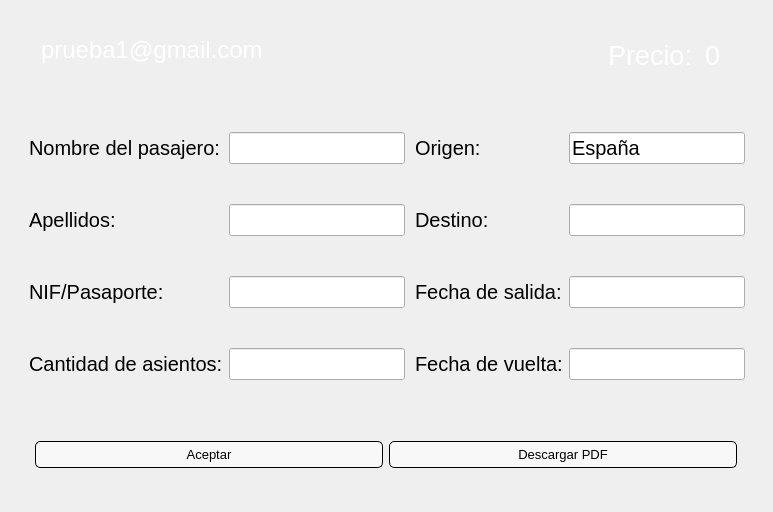
<?xml version="1.0" encoding="UTF-8"?>
<ui version="4.0">
 <class>GestionViajes</class>
 <widget class="QMainWindow" name="GestionViajes">
  <property name="geometry">
   <rect>
    <x>0</x>
    <y>0</y>
    <width>773</width>
    <height>512</height>
   </rect>
  </property>
  <property name="minimumSize">
   <size>
    <width>755</width>
    <height>485</height>
   </size>
  </property>
  <property name="maximumSize">
   <size>
    <width>16777215</width>
    <height>16777215</height>
   </size>
  </property>
  <property name="windowTitle">
   <string>Vuelos App</string>
  </property>
  <widget class="QWidget" name="principal">
   <property name="enabled">
    <bool>true</bool>
   </property>
   <property name="styleSheet">
    <string notr="true">#principal{
background-image: url(:/icons/recursos/media/billete.jpg);
background-repeat: no-repeat;
background-position: center;
background-attachment: fixed;
}
QTableWidget {
background-color: rgba(255, 255, 255, 150); /* Fondo blanco con 150 de opacidad (0-255) */
color: black; 
border: 1px solid #555; /* Borde gris */
padding: 5px; /* Espaciado interno */
}
QTableWidget::item {
padding: 5px; /* Espaciado interno en cada item */
color: black; 
margin: 5px; /* Espaciado externo en cada item */
}
QTableWidget::item:selected {
background-color: rgba(100, 100, 255, 200); /* Fondo azul al seleccionar un item */
color: black; /* Color del texto al seleccionar */
}
QTableWidget QTableCornerButton::section {
background-color: rgba(255, 255, 255, 50); /* Fondo semitransparente para las cabeceras */
color: black; /* Color del texto en las cabeceras */
border: 1px solid black; /* Borde negro */
}
QTableWidget::horizontalHeader {
background-color: rgba(255, 255, 255, 50); /* Fondo semitransparente para las cabeceras horizontales */
color: black; /* Color del texto en las cabeceras */
border: 1px solid black; /* Borde negro */
}
QPushButton {
background-color: rgba(255, 255, 255, 150); /* Fondo semitransparente para los botones */
color: black; /* Color del texto en los botones */
border: 1px solid black; /* Borde negro */
padding: 5px; /* Espaciado interno */
border-radius: 5px; /* Bordes redondeados */
}
QPushButton:hover {
background-color: rgba(200, 200, 200, 200); /* Fondo más oscuro al pasar el ratón */
}
QPushButton:pressed {
background-color: rgba(150, 150, 150, 200); /* Fondo aún más oscuro al presionar */
}</string>
   </property>
   <layout class="QVBoxLayout" name="verticalLayout_3">
    <property name="spacing">
     <number>6</number>
    </property>
    <property name="leftMargin">
     <number>17</number>
    </property>
    <property name="topMargin">
     <number>17</number>
    </property>
    <property name="rightMargin">
     <number>18</number>
    </property>
    <property name="bottomMargin">
     <number>19</number>
    </property>
    <item>
     <widget class="QWidget" name="widget" native="true">
      <property name="maximumSize">
       <size>
        <width>16777215</width>
        <height>16777215</height>
       </size>
      </property>
      <property name="autoFillBackground">
       <bool>false</bool>
      </property>
      <layout class="QVBoxLayout" name="verticalLayout">
       <property name="bottomMargin">
        <number>10</number>
       </property>
       <item>
        <widget class="QWidget" name="widget_1" native="true">
         <property name="maximumSize">
          <size>
           <width>1200</width>
           <height>900</height>
          </size>
         </property>
         <property name="autoFillBackground">
          <bool>false</bool>
         </property>
         <property name="styleSheet">
          <string notr="true">QWidget#widget {
    border: 0px;
    border-bottom:1px solid black; /* Borde negro en la parte inferior */
}</string>
         </property>
         <layout class="QHBoxLayout" name="horizontalLayout">
          <property name="leftMargin">
           <number>0</number>
          </property>
          <item>
           <layout class="QFormLayout" name="formLayout_7">
            <property name="fieldGrowthPolicy">
             <enum>QFormLayout::ExpandingFieldsGrow</enum>
            </property>
            <property name="rowWrapPolicy">
             <enum>QFormLayout::WrapLongRows</enum>
            </property>
            <property name="labelAlignment">
             <set>Qt::AlignLeading|Qt::AlignLeft|Qt::AlignTop</set>
            </property>
            <property name="formAlignment">
             <set>Qt::AlignLeading|Qt::AlignLeft|Qt::AlignTop</set>
            </property>
            <property name="horizontalSpacing">
             <number>6</number>
            </property>
            <property name="leftMargin">
             <number>0</number>
            </property>
            <item row="0" column="1">
             <widget class="QLineEdit" name="lt_email">
              <property name="styleSheet">
               <string notr="true">QLineEdit {
    background: transparent;
    border: none;
    font-size: 24px;
	color:white;
}</string>
              </property>
              <property name="text">
               <string>prueba1@gmail.com</string>
              </property>
              <property name="readOnly">
               <bool>true</bool>
              </property>
             </widget>
            </item>
            <item row="0" column="0">
             <widget class="QLabel" name="emailLabel">
              <property name="text">
               <string/>
              </property>
             </widget>
            </item>
           </layout>
          </item>
          <item>
           <layout class="QFormLayout" name="formLayout_2">
            <property name="sizeConstraint">
             <enum>QLayout::SetDefaultConstraint</enum>
            </property>
            <property name="fieldGrowthPolicy">
             <enum>QFormLayout::FieldsStayAtSizeHint</enum>
            </property>
            <property name="rowWrapPolicy">
             <enum>QFormLayout::WrapLongRows</enum>
            </property>
            <property name="labelAlignment">
             <set>Qt::AlignLeading|Qt::AlignLeft|Qt::AlignVCenter</set>
            </property>
            <property name="formAlignment">
             <set>Qt::AlignRight|Qt::AlignTrailing|Qt::AlignVCenter</set>
            </property>
            <property name="horizontalSpacing">
             <number>13</number>
            </property>
            <property name="rightMargin">
             <number>29</number>
            </property>
            <item row="0" column="0">
             <widget class="QLabel" name="QLabel">
              <property name="maximumSize">
               <size>
                <width>1200</width>
                <height>900</height>
               </size>
              </property>
              <property name="font">
               <font>
                <pointsize>20</pointsize>
               </font>
              </property>
              <property name="styleSheet">
               <string notr="true">color:white;</string>
              </property>
              <property name="text">
               <string>Precio:</string>
              </property>
              <property name="textFormat">
               <enum>Qt::AutoText</enum>
              </property>
              <property name="wordWrap">
               <bool>false</bool>
              </property>
             </widget>
            </item>
            <item row="0" column="1">
             <widget class="QLabel" name="te_precio">
              <property name="maximumSize">
               <size>
                <width>1200</width>
                <height>900</height>
               </size>
              </property>
              <property name="font">
               <font>
                <pointsize>20</pointsize>
               </font>
              </property>
              <property name="styleSheet">
               <string notr="true">color:white;</string>
              </property>
              <property name="text">
               <string>0</string>
              </property>
             </widget>
            </item>
           </layout>
          </item>
         </layout>
        </widget>
       </item>
       <item>
        <layout class="QHBoxLayout" name="horizontalLayout_5">
         <item>
          <layout class="QFormLayout" name="formLayout">
           <property name="sizeConstraint">
            <enum>QLayout::SetDefaultConstraint</enum>
           </property>
           <property name="fieldGrowthPolicy">
            <enum>QFormLayout::FieldsStayAtSizeHint</enum>
           </property>
           <property name="rowWrapPolicy">
            <enum>QFormLayout::WrapLongRows</enum>
           </property>
           <property name="labelAlignment">
            <set>Qt::AlignLeading|Qt::AlignLeft|Qt::AlignVCenter</set>
           </property>
           <property name="formAlignment">
            <set>Qt::AlignCenter</set>
           </property>
           <property name="horizontalSpacing">
            <number>6</number>
           </property>
           <property name="verticalSpacing">
            <number>40</number>
           </property>
           <property name="leftMargin">
            <number>0</number>
           </property>
           <property name="topMargin">
            <number>42</number>
           </property>
           <property name="rightMargin">
            <number>0</number>
           </property>
           <property name="bottomMargin">
            <number>40</number>
           </property>
           <item row="0" column="0">
            <widget class="QLabel" name="nombreDelPasajeroLabel">
             <property name="font">
              <font>
               <pointsize>15</pointsize>
              </font>
             </property>
             <property name="text">
              <string>Nombre del pasajero:</string>
             </property>
            </widget>
           </item>
           <item row="0" column="1">
            <widget class="QLineEdit" name="te_nombre">
             <property name="font">
              <font>
               <pointsize>15</pointsize>
              </font>
             </property>
             <property name="readOnly">
              <bool>true</bool>
             </property>
            </widget>
           </item>
           <item row="1" column="0">
            <widget class="QLabel" name="apellidoDelPasajeroLabel">
             <property name="font">
              <font>
               <pointsize>15</pointsize>
              </font>
             </property>
             <property name="text">
              <string>Apellidos:</string>
             </property>
            </widget>
           </item>
           <item row="1" column="1">
            <widget class="QLineEdit" name="te_apellido">
             <property name="font">
              <font>
               <pointsize>15</pointsize>
              </font>
             </property>
             <property name="readOnly">
              <bool>true</bool>
             </property>
            </widget>
           </item>
           <item row="2" column="0">
            <widget class="QLabel" name="dNIDelPasajeroLabel">
             <property name="font">
              <font>
               <pointsize>15</pointsize>
              </font>
             </property>
             <property name="text">
              <string>NIF/Pasaporte:</string>
             </property>
            </widget>
           </item>
           <item row="3" column="0">
            <widget class="QLabel" name="nMeroDeAsientosLabel">
             <property name="font">
              <font>
               <pointsize>15</pointsize>
              </font>
             </property>
             <property name="text">
              <string>Cantidad de asientos:</string>
             </property>
            </widget>
           </item>
           <item row="3" column="1">
            <widget class="QLineEdit" name="te_asientos">
             <property name="font">
              <font>
               <pointsize>15</pointsize>
              </font>
             </property>
             <property name="readOnly">
              <bool>true</bool>
             </property>
            </widget>
           </item>
           <item row="2" column="1">
            <widget class="QLineEdit" name="te_dni">
             <property name="font">
              <font>
               <pointsize>15</pointsize>
              </font>
             </property>
             <property name="readOnly">
              <bool>true</bool>
             </property>
            </widget>
           </item>
          </layout>
         </item>
         <item>
          <layout class="QFormLayout" name="formLayout_6">
           <property name="sizeConstraint">
            <enum>QLayout::SetDefaultConstraint</enum>
           </property>
           <property name="fieldGrowthPolicy">
            <enum>QFormLayout::FieldsStayAtSizeHint</enum>
           </property>
           <property name="rowWrapPolicy">
            <enum>QFormLayout::WrapLongRows</enum>
           </property>
           <property name="labelAlignment">
            <set>Qt::AlignLeading|Qt::AlignLeft|Qt::AlignVCenter</set>
           </property>
           <property name="formAlignment">
            <set>Qt::AlignHCenter|Qt::AlignTop</set>
           </property>
           <property name="verticalSpacing">
            <number>40</number>
           </property>
           <property name="leftMargin">
            <number>0</number>
           </property>
           <property name="topMargin">
            <number>42</number>
           </property>
           <property name="bottomMargin">
            <number>40</number>
           </property>
           <item row="0" column="0">
            <widget class="QLabel" name="ql_origen">
             <property name="font">
              <font>
               <pointsize>15</pointsize>
              </font>
             </property>
             <property name="text">
              <string>Origen:</string>
             </property>
            </widget>
           </item>
           <item row="0" column="1">
            <widget class="QLineEdit" name="Le_origen">
             <property name="font">
              <font>
               <pointsize>15</pointsize>
              </font>
             </property>
             <property name="cursor">
              <cursorShape>IBeamCursor</cursorShape>
             </property>
             <property name="text">
              <string>España</string>
             </property>
             <property name="readOnly">
              <bool>true</bool>
             </property>
            </widget>
           </item>
           <item row="1" column="0">
            <widget class="QLabel" name="destinoLabel">
             <property name="font">
              <font>
               <pointsize>15</pointsize>
              </font>
             </property>
             <property name="text">
              <string>Destino:</string>
             </property>
            </widget>
           </item>
           <item row="1" column="1">
            <widget class="QLineEdit" name="te_destino">
             <property name="font">
              <font>
               <pointsize>15</pointsize>
              </font>
             </property>
             <property name="readOnly">
              <bool>true</bool>
             </property>
            </widget>
           </item>
           <item row="2" column="0">
            <widget class="QLabel" name="fechaDeSalidaLabel">
             <property name="font">
              <font>
               <pointsize>15</pointsize>
              </font>
             </property>
             <property name="text">
              <string>Fecha de salida:</string>
             </property>
            </widget>
           </item>
           <item row="2" column="1">
            <widget class="QLineEdit" name="te_salida">
             <property name="font">
              <font>
               <pointsize>15</pointsize>
              </font>
             </property>
             <property name="readOnly">
              <bool>true</bool>
             </property>
            </widget>
           </item>
           <item row="3" column="0">
            <widget class="QLabel" name="fechaDeVueltaLabel">
             <property name="font">
              <font>
               <pointsize>15</pointsize>
              </font>
             </property>
             <property name="text">
              <string>Fecha de vuelta:</string>
             </property>
            </widget>
           </item>
           <item row="3" column="1">
            <widget class="QLineEdit" name="te_regreso">
             <property name="font">
              <font>
               <pointsize>15</pointsize>
              </font>
             </property>
             <property name="readOnly">
              <bool>true</bool>
             </property>
            </widget>
           </item>
          </layout>
         </item>
        </layout>
       </item>
       <item>
        <widget class="QWidget" name="widget_2" native="true">
         <layout class="QHBoxLayout" name="horizontalLayout_2">
          <property name="sizeConstraint">
           <enum>QLayout::SetDefaultConstraint</enum>
          </property>
          <item>
           <widget class="QPushButton" name="bt_aceptar">
            <property name="font">
             <font>
              <pointsize>10</pointsize>
             </font>
            </property>
            <property name="text">
             <string>Aceptar</string>
            </property>
           </widget>
          </item>
          <item>
           <widget class="QPushButton" name="bt_descargar">
            <property name="font">
             <font>
              <pointsize>10</pointsize>
             </font>
            </property>
            <property name="text">
             <string>Descargar PDF</string>
            </property>
           </widget>
          </item>
         </layout>
        </widget>
       </item>
      </layout>
     </widget>
    </item>
   </layout>
  </widget>
 </widget>
 <resources>
  <include location="recursos.qrc"/>
 </resources>
 <connections/>
</ui>
